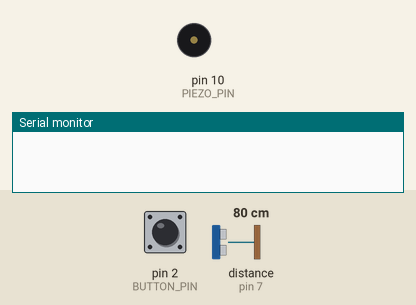
The sketch below on a simulated Arduino Uno, built with avr-gcc and run on an emulated ATmega328P. On the bench: buzzer (waves = sounding), the last lines printed to the serial monitor. Inputs (shaded band) come from the test bench; at power-on: pin 2 (BUTTON_PIN) LOW, distance to the obstacle (sensor on pin 7) 80 cm. The echo pulse lasts 58.3 µs per cm.

Above: at 1.2 s.
1.3 s: pin 2 (BUTTON_PIN) pulled HIGH for 0.15 s
At 1.42 s:
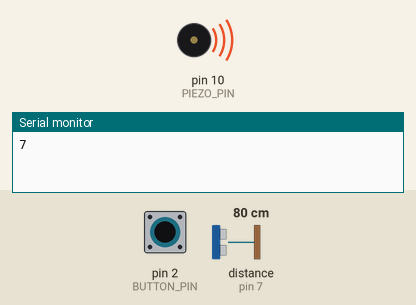
3.0 s: pin 2 (BUTTON_PIN) pulled HIGH for 3.2 s
At 7.4 s:
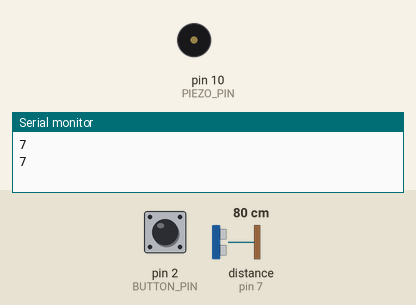
Timing chart, 0 to 8.9 s (numbered marks = the images above; inputs shaded):
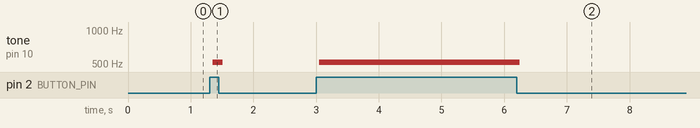

Measured:
- after the input at 1.3 s, tone on pin 10 (PIEZO_PIN): silent → 519 Hz after 0.05 s, → silent 0.16 s later
- after the input at 3.0 s, tone on pin 10 (PIEZO_PIN): silent → 519 Hz after 0.05 s, → silent 3.2 s later

The sketch:

guitar.ino
```cpp
//How it works

//When the "musician" pushes the button, we'll read the distance from the sensor to the object closest to it. Using the distance, we'll then map that value onto a list of notes and output that note on the piezo.

// PINS ============================================
#define TRIGGER_PIN     6 // Distance sensor TRIG
#define ECHO_PIN        7 // Distance sensor ECHO
#define PIEZO_PIN       10 // Piezo
#define BUTTON_PIN      2 // Button

// TONES  ==========================================
#define  c     3830    // 261 Hz
#define  d     3400    // 294 Hz
#define  e     3038    // 329 Hz
#define  f     2864    // 349 Hz
#define  g     2550    // 392 Hz
#define  a     2272    // 440 Hz
#define  b     2028    // 493 Hz
#define  C     1912    // 523 Hz

// GLOBAL VARIABLES ================================
const int NOTES[] = {c, d, e, f, g, a, b, C};
const int NECK_LENGTH_CM = 50;
int numberOfNotes = 0; // Populated during setup

void setup() {
  Serial.begin(9600); // Set serial out if we want debugging

  numberOfNotes = sizeof(NOTES) / sizeof(int);

  pinMode(TRIGGER_PIN, OUTPUT);
  pinMode(ECHO_PIN, INPUT);

  pinMode(BUTTON_PIN, INPUT);

  pinMode(PIEZO_PIN, OUTPUT);
}

void loop() {
  // Wait for button event
  if (digitalRead(BUTTON_PIN) == HIGH) {
    int distance = getDistance();
    distance = constrain(distance, 0, NECK_LENGTH_CM);
    int noteIndex = map(distance, 0, NECK_LENGTH_CM, 0, numberOfNotes - 1);
    Serial.println(noteIndex);
    while (digitalRead(BUTTON_PIN) == HIGH) {
      playSingleTone(NOTES[noteIndex]);
    }
  }
}

void playSingleTone(int tone) {
  if (tone == 0) {
    return;
  }
  digitalWrite(PIEZO_PIN, HIGH);
  delayMicroseconds(tone / 2);
  digitalWrite(PIEZO_PIN, LOW);
  delayMicroseconds(tone / 2);
}

int getDistance() {
  digitalWrite(TRIGGER_PIN, LOW);
  delayMicroseconds(2);
  digitalWrite(TRIGGER_PIN, HIGH);
  delayMicroseconds(10);
  digitalWrite(TRIGGER_PIN, LOW);

  long duration = pulseIn(ECHO_PIN, HIGH);

  // Calculating the distance
  return duration * 0.034 / 2;
}
```
